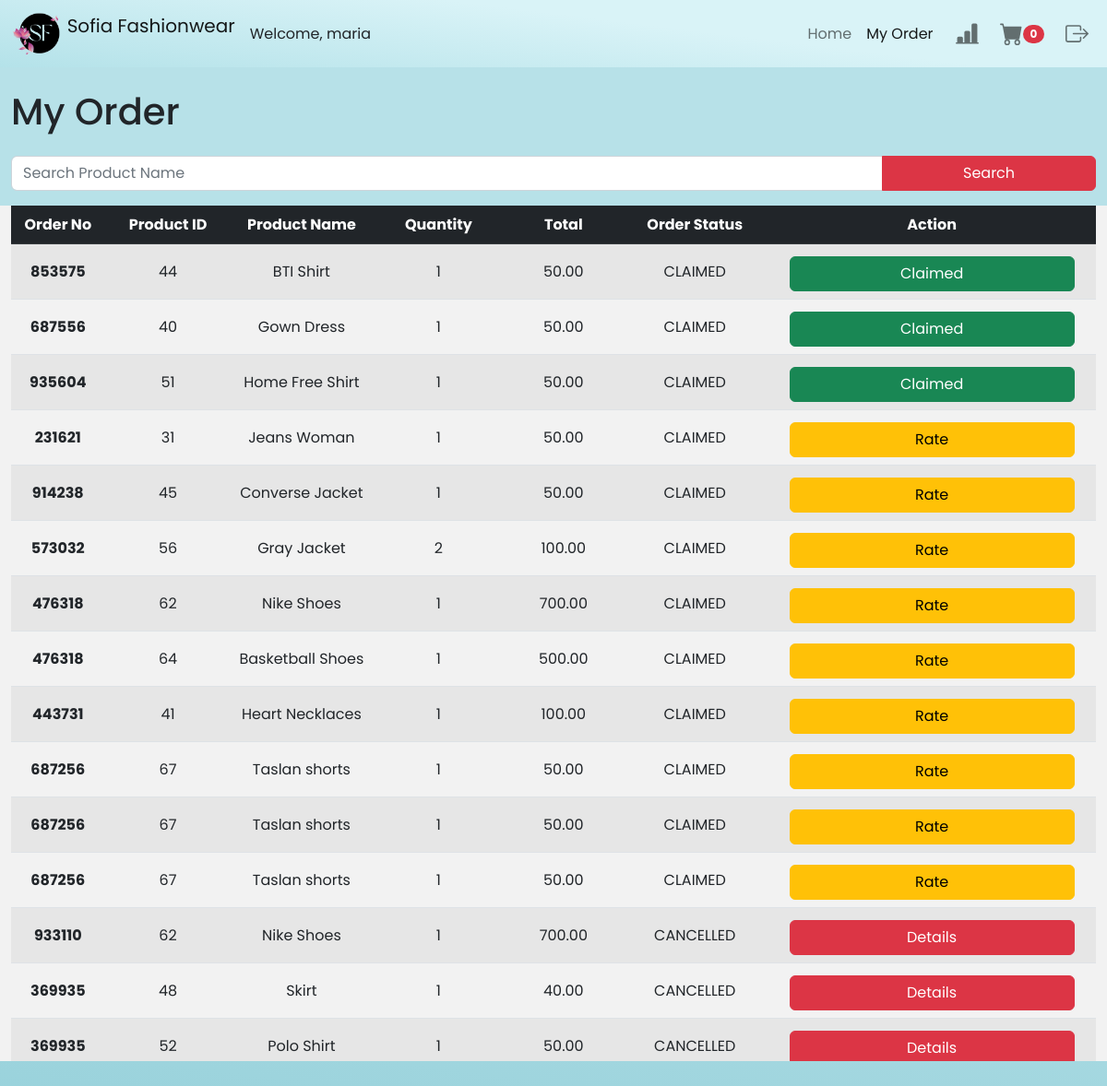
The app's page /myorder.php (signed in) with its own data.
### tables this page shows
CREATE TABLE `order_data` (
  `order_id` int(10) NOT NULL,
  `customer_id` int(11) NOT NULL,
  `product_id` int(10) NOT NULL,
  `prod_name` varchar(100) NOT NULL,
  `qty` int(20) NOT NULL,
  `total` double(25,2) NOT NULL,
  `order_no` bigint(20) NOT NULL,
  `order_status` varchar(20) NOT NULL,
  `rate` text NOT NULL,
  `date` datetime NOT NULL DEFAULT current_timestamp()
);

### myorder.php (the view, shortened to what this page needs)
<?php
  require('./config.php');
  include("include.php");
  $userquery = "";
  if(isset($_SESSION["userid"])){$userquery = $_SESSION["userid"];}
  else if(isset($_COOKIE["userid"])){$userquery = $_COOKIE["userid"];}
  $query = "SELECT count(cart_id) as userCart FROM cart WHERE `user_id` = '$userquery'";
  $sql = mysqli_query($sqlcon,$query);
  $row = mysqli_fetch_array($sql, MYSQLI_ASSOC);
  $cartCount = 0;
  if($row > 0){
    $cartCount = $row['userCart'];
  }
  else{
    $cartCount = 0;
  }
?>
<!DOCTYPE html>
<html>
<head>
<link rel="stylesheet" type="text/css" href="order.css">
</head>
<body>
<nav class="navbar navbar-expand-lg  navbar-light bg-light">
<div class="container-fluid">
    <a class="navbar-brand" href="index.php">
    <img src="sofiaimages/sofia.png" alt="" style="height: 3vh;" class="d-inline-block align-text-top">
    Sofia Fashionwear</a>
    <?php
      if(isset($_COOKIE['username'])){
        echo 'Welcome, '.$_COOKIE['username'];
      }
      else if(isset($_SESSION['username'])){
        echo 'Welcome, '.$_SESSION['username'];
      }
      else{
        echo "Guest Account";
      }
    ?>
    <div class="collapse navbar-collapse" id="navbarNav">
    <ul class="navbar-nav ms-auto mb-2 mb-lg-0">
        <li class="nav-item">
        <a class="nav-link" href="order.php">Home</a>
        </li>
        <li class="nav-item">
        <a class="nav-link active" aria-current="page" href="myorder.php">My Order</a>
        </li>
        </ul>
        <ul class="navbar-nav mb-2 mb-lg-0">
        <div class="input-group">
        <li class="nav-item" title = "Leaderboards of active users">
          <a
            class="nav-link mx-2 me-2"
            href="leaderboard.php"
            role="button"
            >
            <svg xmlns="http://www.w3.org/2000/svg" width="25" height="25" fill="currentColor" class="bi bi-bar-chart-line-fill" viewBox="0 0 16 16">
              <path d="M11 2a1 1 0 0 1 1-1h2a1 1 0 0 1 1 1v12h.5a.5.5 0 0 1 0 1H.5a.5.5 0 0 1 0-1H1v-3a1 1 0 0 1 1-1h2a1 1 0 0 1 1 1v3h1V7a1 1 0 0 1 1-1h2a1 1 0 0 1 1 1v7h1V2z"/>
            </svg>
          </a>
        </li>
          <li class="nav-item" title = "Cart">
          <a
            class="nav-link me-2"
            href="mycart.php"
            role="button"
            >
            <svg xmlns="http://www.w3.org/2000/svg" width="25" height="25" fill="currentColor" class="bi bi-cart-fill" viewBox="0 0 16 16">
              <path d="M0 1.5A.5.5 0 0 1 .5 1H2a.5.5 0 0 1 .485.379L2.89 3H14.5a.5.5 0 0 1 .491.592l-1.5 8A.5.5 0 0 1 13 12H4a.5.5 0 0 1-.491-.408L2.01 3.607 1.61 2H.5a.5.5 0 0 1-.5-.5zM5 12a2 2 0 1 0 0 4 2 2 0 0 0 0-4zm7 0a2 2 0 1 0 0 4 2 2 0 0 0 0-4zm-7 1a1 1 0 1 1 0 2 1 1 0 0 1 0-2zm7 0a1 1 0 1 1 0 2 1 1 0 0 1 0-2z"/>
              <span class="badge rounded-pill badge-notification bg-danger"><?php echo $cartCount ?></span>
            </svg>
          </a>
          </li>
          <li class="nav-item" title = "Logout">
          <a
            class="nav-link"
            href="logout.php"
            role="button"
            >
          </a>
          </li>
    </ul>
    </div>
    </div>
</nav>
<div class="container-fluid mt-4">
<div class="row">
    <div class = "col-12 mb-3">
        <h1>My Order</h1>
    </div>
    <div class="col-12">
        <form action="myorder.php" method="POST">
        <div class="input-group mb-3">
            <input type="text" name="search" class="form-control" placeholder="Search Product Name" aria-label="Search Products" aria-describedby="button-addon2">
            <button class="btn btn-danger" style="width: 15vh;" type="submit" id="button-addon2">Search</button>
        </div>
        </form>
    </div>
    <div class="col-12 overflow-auto" style="height: 60vh; background-color: #f2f2f2;">
        <table class="table table-striped" id="myTable">
        <thead class="table-dark" style="position: sticky; top: 0; z-index: 1;">
            <tr>
            <th scope="col" style="text-align:center;vertical-align:middle">Order No</th>
            <th scope="col" style="text-align:center;vertical-align:middle">Product ID</th>
            <th scope="col" style="text-align:center;vertical-align:middle">Product Name</th>
            <th scope="col" style="text-align:center;vertical-align:middle">Quantity</th>
            <th scope="col" style="text-align:center;vertical-align:middle">Total</th>
            <th scope="col" style="text-align:center;vertical-align:middle">Order Status</th>
            <th scope="col" style="text-align:center;vertical-align:middle">Action</th>
            </tr>
        </thead>
        <tbody>
            <?php
                $query = "";
                $customerid = 0;
                if(isset($_SESSION["userid"])){$customerid = $_SESSION["userid"];}
                else if(isset($_COOKIE["userid"])){$customerid = $_COOKIE["userid"];}
                if(isset($_POST['search'])){
                    $search = $_POST['search'];
                    if($search == ""){
                        $query = "SELECT * FROM order_data WHERE customer_id = '$customerid' ORDER BY order_status DESC";
                    }
                    else {
                        $query = "SELECT * FROM order_data WHERE `prod_name` LIKE '%$search%' OR `order_no` LIKE '%$search%' AND customer_id = '$customerid' ORDER BY order_status DESC";
                    }
                }
                else{
                    $query = "SELECT * FROM order_data WHERE customer_id = '$customerid' ORDER BY order_status DESC";
                }
                $sql = mysqli_query($sqlcon,$query);
                $counter = 0;
                while ($row = mysqli_fetch_array($sql, MYSQLI_ASSOC)) {
                $orid = $row["order_id"]; $id = $row["customer_id"]; $pid = $row["product_id"]; $pname = $row["prod_name"]; $qty = $row["qty"];
                $total = $row["total"]; $orderno = $row["order_no"]; $orderstatus = $row["order_status"]; $rated = $row["rate"]; $counter+=1;?>
                <tr>
                <th scope="row" style="width: 20vh; text-align:center;vertical-align:middle"><?php echo "$orderno"?></th>
                <td style="width: 40vh; text-align:center; vertical-align:middle"><?php echo "$pid"?></td>
                <td style="width: 40vh; text-align:center; vertical-align:middle"><?php echo "$pname"?></td>
                <td style="width: 40vh; text-align:center; vertical-align:middle"><?php echo "$qty"?></td>
                <td style="width: 40vh; text-align:center;vertical-align:middle"><?php echo "$total"?></td>
                <td style="width: 40vh; text-align:center;vertical-align:middle"><?php
                if($orderstatus == "PENDING"){
                  echo "UNCLAIMED";
                }
                else if($orderstatus == "CLAIMED"){
                  echo "CLAIMED";
                }
                else{
                  echo "CANCELLED";
                }
                ?>
                </td>
                <td style="width: 40vh; text-align:center;vertical-align:middle">
                  <?php
                  if($orderstatus == "CLAIMED" && $rated == "NOT"){
                    echo '<button style="vertical-align:middle;width: 20vh; margin-top: 5px;" type="button" class="openupModal btn btn-warning"  data-bs-toggle="modal" data-bs-target="#rateModal";  data-dismiss="modal";>Rate</button></a>';
                  }
                  else if($orderstatus == "CLAIMED" && $rated == "DONE"){
                    echo '<button style="vertical-align:middle; width: 20vh; margin-top: 5px;" type="button" class="btn btn-success" data-bs-toggle="modal" data-bs-target="#doneModal";>Claimed</button>';
                  }
                  else if($orderstatus == "CANCELLED"){
                    echo '<button style="vertical-align:middle; width: 20vh; margin-top: 5px;" type="button" class="btn btn-danger" data-bs-toggle="modal" data-bs-target="#cancelModal">Details</button>';
                  }
                  else{
                    echo '<button  onclick="getIDs(this)" value='.$orid.' style="vertical-align:middle; width: 20vh; margin-top: 5px;" type="button" class="openupModal btn btn-warning" data-bs-toggle="modal" data-bs-target="#cancelOrdModal">Cancel Order</button>';
                  }
                  ?>
                </td>
                </tr>
            <?php }?>
        </tbody>
        </table>
        </div>
    </div>
</div>
</body>
</html>

### order.css (style rules this page uses)
* { font-family: 'Poppins', sans-serif; }
body { justify-content: center; align-items: center; min-height: 100vh; background: rgb(131,199,210); background: linear-gradient(7deg, rgba(131,199,210,1) 0%, rgba(183,225,232,1) 49%); overflow-x: hidden; }
* { margin: 0px; padding: 0px; }
.navbar { background: rgb(180,226,233); background: linear-gradient(7deg, rgba(180,226,233,1) 0%, rgba(217,243,247,1) 60%); }

### include.php (style rules this page uses)
* { font-family: 'Poppins', sans-serif; }

### records on screen
order_data: order_no "853575", product "44", prod_name "BTI Shirt", qty "1", total "50.00", order_status "CLAIMED"
order_data: order_no "687556", product "40", prod_name "Gown Dress", qty "1", total "50.00", order_status "CLAIMED"
order_data: order_no "935604", product "51", prod_name "Home Free Shirt", qty "1", total "50.00", order_status "CLAIMED"
order_data: order_no "231621", product "31", prod_name "Jeans Woman", qty "1", total "50.00", order_status "CLAIMED"
order_data: order_no "914238", product "45", prod_name "Converse Jacket", qty "1", total "50.00", order_status "CLAIMED"
order_data: order_no "573032", product "56", prod_name "Gray Jacket", qty "2", total "100.00", order_status "CLAIMED"
order_data: order_no "476318", product "62", prod_name "Nike Shoes", qty "1", total "700.00", order_status "CLAIMED"
order_data: order_no "476318", product "64", prod_name "Basketball Shoes", qty "1", total "500.00", order_status "CLAIMED"
order_data: order_no "443731", product "41", prod_name "Heart Necklaces", qty "1", total "100.00", order_status "CLAIMED"
order_data: order_no "687256", product "67", prod_name "Taslan shorts", qty "1", total "50.00", order_status "CLAIMED"
order_data: order_no "687256", product "67", prod_name "Taslan shorts", qty "1", total "50.00", order_status "CLAIMED"
order_data: order_no "687256", product "67", prod_name "Taslan shorts", qty "1", total "50.00", order_status "CLAIMED"
order_data: order_no "933110", product "62", prod_name "Nike Shoes", qty "1", total "700.00", order_status "CANCELLED"
order_data: order_no "369935", product "48", prod_name "Skirt", qty "1", total "40.00", order_status "CANCELLED"
order_data: order_no "369935", product "52", prod_name "Polo Shirt", qty "1", total "50.00", order_status "CANCELLED"

### other values on screen
$_SESSION['username'] "maria"
$cartCount "0"
